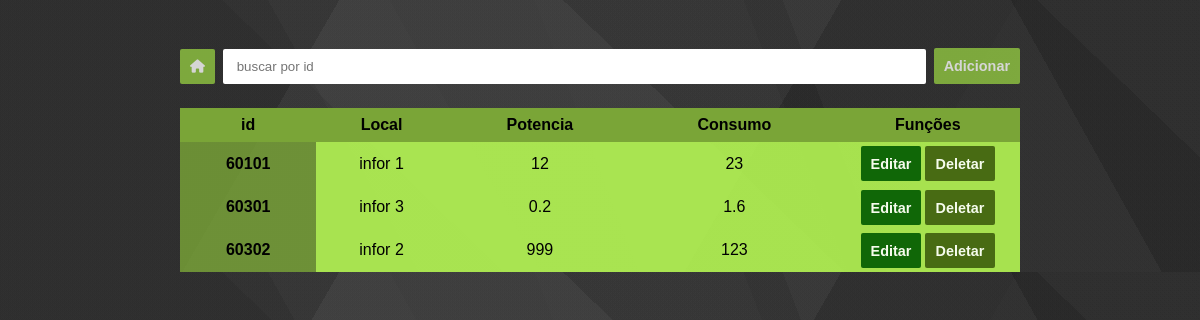
The app's page /6 (signed in), older data.
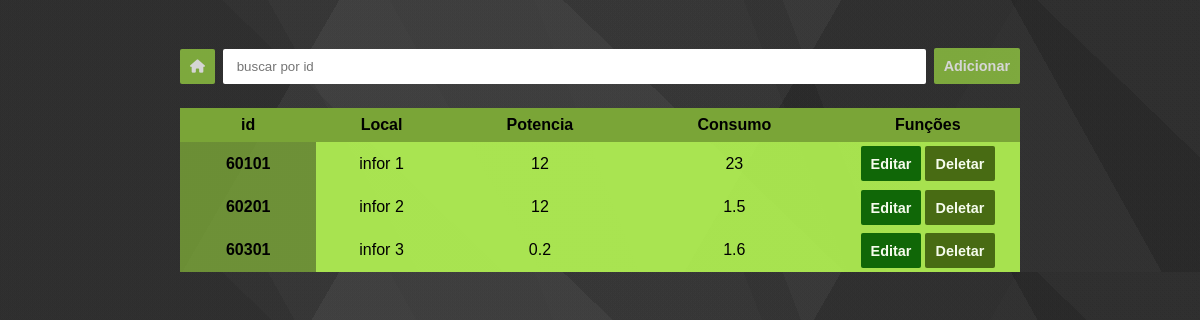
The same page, newer data.
### models.py (models this page shows)
class Eletronicos(db.Model):
    id = db.Column(db.Integer, primary_key = True)
    id_sala = db.Column(db.Integer, db.ForeignKey('sala.id'))
    id_objeto = db.Column(db.Integer, db.ForeignKey('objetos.id'))
    potencia = db.Column(db.Integer)
    consumo = db.Column(db.Integer)

### routes/funcoes.py (the view)
@funcoes_route.route('/<int:itens>')
def listar_itens(itens):
    session['id_obj'] = itens
    usu = session.get('usu')
    global tabela_moveis
    tabela_moveis = db.session.query(Moveis).filter_by(id_objeto = itens).all()
    if tabela_moveis:
        mov = True
        return render_template('lista_item.html', tabela = tabela_moveis, movel = mov, usu = usu)
    else:
        mov = False
        tabela_eletronicos = db.session.query(Eletronicos).filter_by(id_objeto = itens).all()
        return render_template('lista_item.html', tabela = tabela_eletronicos, movel = mov, usu = usu)

### main.py (called while the page is built)
@lm.user_loader
def user_loader(id):
    global usuario
    usuario = db.session.query(Usuarios).filter_by(id=id).first()
    return usuario

### templates/lista_item.html (shortened to what this page needs)
<!DOCTYPE html>
<html lang="pt-br">
<head>
  <link rel="stylesheet" href="https://cdnjs.cloudflare.com/ajax/libs/font-awesome/6.6.0/css/all.min.css"
 />
  <link rel="stylesheet" href="../static/css/table.css">
</head>
<body>
  <section class="search--flex">
    <a href="/">
      <button class="back--btn">
        <i class="fa-solid fa-house"></i>
      </button>
    </a>
    <input type="number" id="search--tipping" placeholder=" buscar por id ">
    {% if usu: %}
    <button id="abrir_modal" class="search--btn" data-modal="modal">Adicionar</button>
    {% endif %}
  </section>
  <table>
    <thead>
      <tr>
        <th>id</th>
        <th>Local</th>
        {% if tabela[0].potencia %}
        <th>Potencia</th>
        <th>Consumo</th>
        {% else %}
        <th>Cor</th>
        <th>Material</th>
        {% endif %}
        {% if usu: %}
        <th>Funções</th>
        {% endif %}
      </tr>
    </thead>
    <tbody id="table--item">
      {% for objeto in tabela: %}
      <th scope="row">{{ objeto.id }}</th>
      <td>infor {{ objeto.id_sala }}</td>
      {% if objeto.potencia %}
      <td>{{ objeto.potencia }}</td>
      <td>{{ objeto.consumo }}</td>
      {% else %}
      <td>{{ objeto.cor }}</td>
      <td>{{ objeto.material }}</td>
      {% endif %}
      {% if usu: %}
      <td>
        <button data-modal="modal{{objeto.id}}" id="abrir_modal" class="abrir_modal edit--btn">
          Editar
        </button>
        <a href="/{{ objeto.id }}/Deletar">
          <button class="delet--btn">Deletar</button>
        </a>
      </td>
      {% endif %}
      {% endfor %}
    </tbody>
  </table>
</body>
</html>

### static/css/table.css (style rules this page uses)
:root { --corDeFundo-cabecalho: #7AA637; --corDeFundo-tr: #7aa637cd; --corDeFundo-td: #bbff54db; --corDeFundo-btn: #91c741; --corButtonDelet: #3e5f0d; --corButtonEdit: #005a00; --corButtonClose: rgb(255, 54, 54); }
* { margin: 0; box-sizing: border-box; font-family: "Josefin Sans", sans-serif; }
body { background-image: linear-gradient(300deg, rgba(77, 77, 77, 0.05) 0%, rgba(77, 77, 77, 0.05) 25%, rgba(42, 42, 42, 0.05) 25%, rgba(42, 42, 42, 0.05) 38%, rgba(223, 223, 223, 0.05) 38%, rgba(223, 223, 223, 0.05) 75%, rgba(36, 36, 36, 0.05) 75%, rgba(36, 36, 36, 0.05) 100%), linear-gradient(44deg, rgba(128, 128, 128, 0.05) 0%, rgba(128, 128, 128, 0.05) 34%, rgba(212, 212, 212, 0.05) 34%, rgba(212, 212, 212, 0.05) 57%, rgba(25, 25, 25, 0.05) 57%, rgba(25, 25, 25, 0.05) 89%, rgba(135, 135, 135, 0.05) 89%, rgba(135, 135, 135, 0.05) 100%), linear-gradient(241deg, rgba(55, 55, 55, 0.05) 0%, rgba(55, 55, 55, 0.05) 14%, rgba(209, 209, 209, 0.05) 14%, rgba(209, 209, 209, 0.05) 60%, rgba(245, 245, 245, 0.05) 60%, rgba(245, 245, 245, 0.05) 69%, rgba(164, 164, 164, 0.05) 69%, rgba(164, 164, 164, 0.05) 100%), linear-gradient(249deg, rgba(248, 248, 248, 0.05) 0%, rgba(248, 248, 248, 0.05) 32%, rgba(148, 148, 148, 0.05) 32%, rgba(148, 148, 148, 0.05) 35%, rgba(202, 202, 202, 0.05) 35%, rgba(202, 202, 202, 0.05) 51%, rgba(181, 181, 181, 0.05) 51%, rgba(181, 181, 181, 0.05) 100%), linear-gradient(92deg, hsl(214, 0%, 11%), hsl(214, 0%, 11%)); display: flex; flex-direction: column; justify-content: center; align-items: center; padding-top: 1.5rem; }
.search--flex { display: flex; justify-content: center; align-items: center; width: 100%; max-width: 70vw; margin-top: 1.5rem; margin-bottom: 1.5rem; gap: 0.5rem; }
.search--flex input { width: 100%; border: none; border-radius: 2px; padding: 10px; }
.search--btn { color: #fff; background-color: var(--corDeFundo-btn); border: none; border-radius: 2px; font-size: 0.9rem; font-weight: bold; cursor: pointer; padding: 10px; opacity: 0.8; transition: 0.5s ease; }
.edit--btn { color: #fff; background-color: var(--corButtonEdit); border: none; border-radius: 2px; font-size: 0.9rem; font-weight: bold; cursor: pointer; padding: 10px; margin-bottom: 0.2rem; width: 60px; max-width: 90%; height: 35px; max-height: 80%; opacity: 0.9; transition: 0.3s ease; }
.delet--btn { color: #fff; background-color: var(--corButtonDelet); border: none; border-radius: 2px; font-size: 0.9rem; font-weight: bold; cursor: pointer; padding: 10px; margin-top: 0.2rem; width: 70px; max-width: 90%; height: 35px; max-height: 80%; opacity: 0.9; transition: 0.3s ease; }
table { border-collapse: collapse; width: 100%; max-width: 70vw; margin: auto; }
thead { background-color: var(--corDeFundo-cabecalho); color: black; }
th { background-color: var(--corDeFundo-tr); padding: 0.5rem; text-align: center; width: 30px; }
td { text-align: center; background-color: var(--corDeFundo-td); }
body { display: flex; justify-content: center; align-items: center; }

Row changes from the older to the newer data that the page shows:
removed Eletronicos: id "60302", id_sala "2", potencia "999", consumo "123"
added Eletronicos: id "60201", id_sala "2", potencia "12", consumo "1.5"
